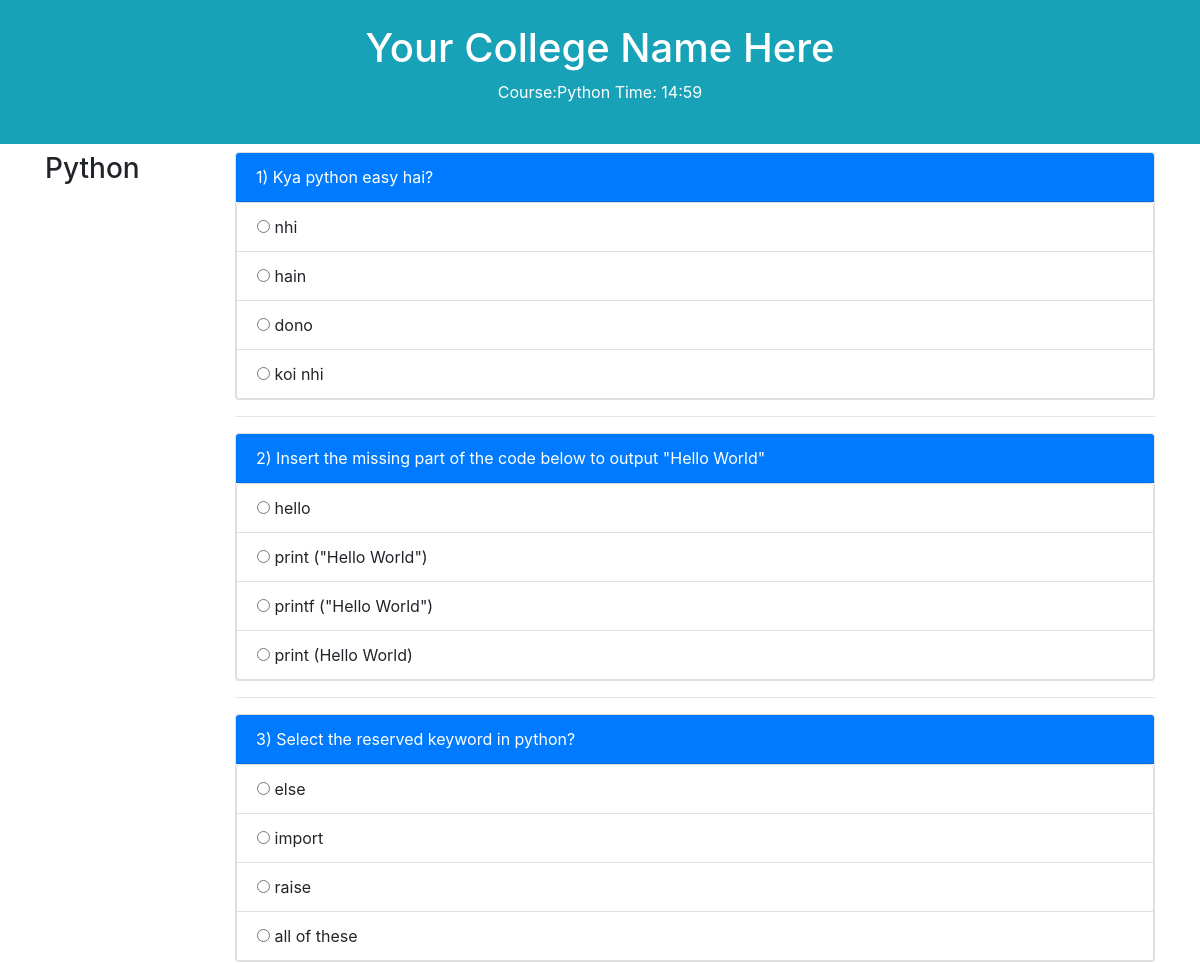
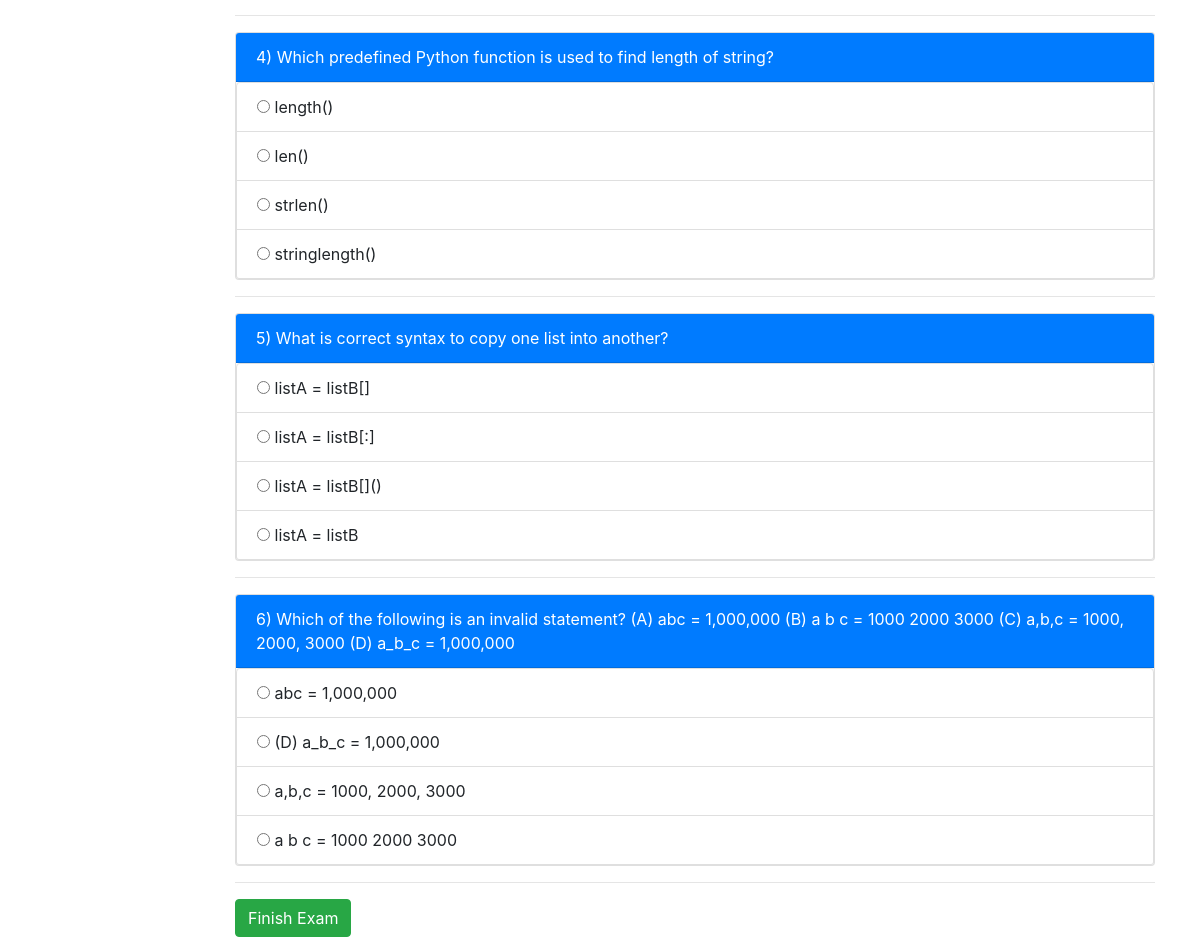
The app's page /startexam/ with its own data (2 pictures, top to bottom).
### home/models.py (models this page shows)
class Question(models.Model):
    course = models.ForeignKey(Course, models.CASCADE)
    OPTIONS =[
        ('op1',"Option1"),
        ('op2',"Option2"),
        ('op3',"Option3"),
        ('op4',"Option4"),
    ]
    question = models.TextField()
    op1 = models.CharField(max_length=100)
    op2 = models.CharField(max_length=100)
    op3 = models.CharField(max_length=100)
    op4 = models.CharField(max_length=100)
    correct_answer =models.CharField(choices=OPTIONS, max_length=10)
    active =models.BooleanField(default=True)

### home/views.py (the view)
# urls.py: path('startexam/', views.startexam, name= 'startexam'),
def startexam(request):
    allQuestion =Question.objects.all()
    data ={
        'allQuestion':allQuestion
    }
    return render(request, 'startexam.html', data)

### home/templates/startexam.html (shortened to what this page needs)
<!DOCTYPE html>
<html lang="en">
<head>
    <link rel="stylesheet" href="https://maxcdn.bootstrapcdn.com/bootstrap/4.5.0/css/bootstrap.min.css">
</head>
<body>
<div class="p-4 mb-2 text-center bg-info text-white">
    <h1>Your College Name Here</h1>
    <p>Course:Python Time: <span class="countdown"></span></p>
</div>
<div class="container">
    <div class="row">
        <div class="col-sm-2">
            <h3>Python</h3>
        </div>
        <div class="col-sm-10">
            <form method="post">
                {% for q in allQuestion%}
                <div class="one-question">
                    <div class="card">
                        <div class="card-header bg-primary text-white">{{ forloop.counter}}) {{q.question}}</div>
                        <ul class="list-group">
                            <li class="list-group-item"><input type="radio" name="{{q.pk}}" value="op1"
                                                               onclick="selectOption(this)"> {{q.op1}}
                            </li>
                            <li class="list-group-item"><input type="radio" name="{{q.pk}}" value="op2"
                                                               onclick="selectOption(this)"> {{q.op2}}
                            </li>
                            <li class="list-group-item"><input type="radio" name="{{q.pk}}" value="op3"
                                                               onclick="selectOption(this)"> {{q.op3}}
                            </li>
                            <li class="list-group-item"><input type="radio" name="{{q.pk}}" value="op4"
                                                               onclick="selectOption(this)"> {{q.op4}}
                            </li>
                        </ul>
                    </div>
                    <hr>
                </div>
                {% endfor%}
                <button type="button" onclick="saveQuestions();" class="btn btn-success">Finish Exam</button>
            </form>
        </div>
    </div>
</div>
</body>
</html>

### records on screen
Question: question "Kya python easy hai?", op1 "nhi", op2 "hain", op3 "dono", op4 "koi nhi"
Question: question "Insert the missing part of the code below to output \"Hello World\"", op1 "hello", op2 "print (\"Hello World\")", op3 "printf (\"Hello World\")", op4 "print (Hello World)"
Question: question "Select the reserved keyword in python?", op1 "else", op2 "import", op3 "raise", op4 "all of these"
Question: question "Which predefined Python function is used to find length of string?", op1 "length()", op2 "len()", op3 "strlen()", op4 "stringlength()"
Question: question "What is correct syntax to copy one list into another?", op1 "listA = listB[]", op2 "listA = listB[:]", op3 "listA = listB[]()", op4 "listA = listB"
Question: question "Which of the following is an invalid statement? (A) abc = 1,000,000 (B) a b c = 1000 2000 3000 (C) a,b,c = 1000, 2000, 3000 (D) a_b_c = 1,000,000", op1 "abc = 1,000,000", op2 "(D) a_b_c = 1,000,000", op3 "a,b,c = 1000, 2000, 3000", op4 "a b c = 1000 2000 3000"
